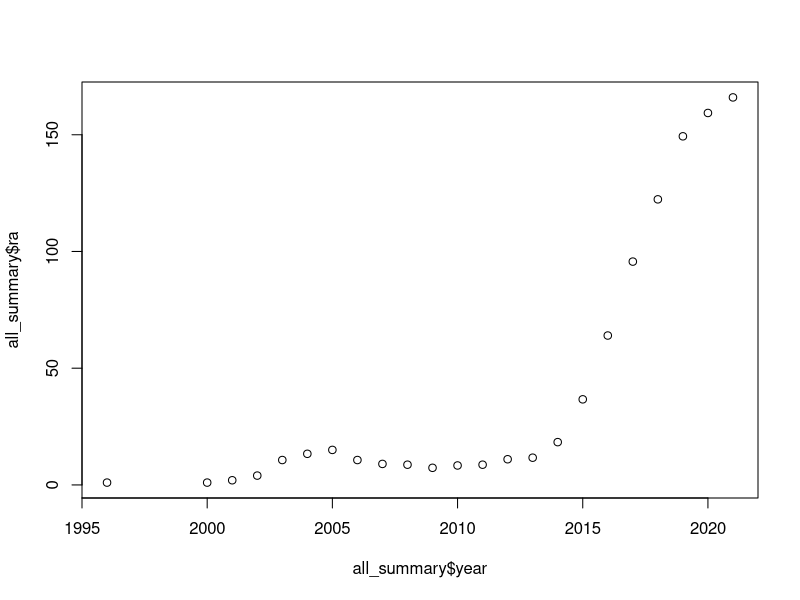

Generate this figure with R: (Note: this script raises an error after producing the figure.)
## ---------------------------
##
## "Ethics, law, and politics in palaeontological research: 
##    The case of Myanmar amber"
## Dunne, Raja, et al. (2022) Commun. Bio.
##
## Purpose of script: Creating Fig. 2 (temporal trends and breakpoints)
##
## Authors: Nussaïbah B. Raja, Emma M. Dunne
##
## Date Last Modified: 2022-06-07
##
## Copyright (c) Nussaïbah B. Raja & Emma M. Dunne (2022)
## Email: nussaibah.raja.schoob@fau.de, dunne.emma.m@gmail.com
##
## ---------------------------
##
## Notes: N/A
##   
##
## ---------------------------


### Packages:
library(tidyverse)
library(segmented)
library(ggthemes)


## Load Web of Science data - amber publications 
all <- read.csv("./data/webofscience_amber.csv")

## Get total for 2022 as of June 7th 2022:
n2022 <- table(all$Publication.Year)["2022"]

## Subset dataset to only pubs from 2021 and younger
all <- all[all$Publication.Year <2022,]
nrow(all)

all_summary <- setNames(data.frame(table(all$Publication.Year)),
                        c("year", "count"))
all_summary$year <- as.numeric(as.character(all_summary$year))

## rolling average
all_summary$ra <- caTools::runmean(all_summary$count, 3, alg="C")
## quick plot
plot(all_summary$year, all_summary$ra)


#### Stats testing

## fit linear model
my.lm <- lm(ra~year, data=all_summary)
pscore.test(my.lm)

## Davies test
dt <- davies.test(my.lm)
d1 <- c(dt$process[dt$process[,1]==dt$statistic,], p.value=dt$p.value)

my.seg <- segmented(my.lm, 
                    seg.Z = ~ year, 
                    psi = 2013)

d1 <- c(d1, actual=my.seg$psi[2])

# additional breakpoints?
pscore.test(my.seg,~year, more.break = T) 
dt <- davies.test(my.seg)
d2 <- c(dt$process[dt$process[,1]==dt$statistic,], p.value=dt$p.value, actual=NA)

d <- rbind(d1, d2)
write.csv(d, "output/breakpoint_wos21.csv", row.names = F)

# get the breakpoints
my.seg$psi


my.fitted <- fitted(my.seg)
my.model <- data.frame(year = all_summary$year, 
                       count = all_summary$ra, fit=my.fitted)


yrs <- round(my.seg$psi[,2])
yrs

my.model$cat <- NA
my.model$cat[my.model$year <yrs] <- "1"
my.model$cat[my.model$year >yrs] <- "2"
my.model$cat[is.na(my.model$cat)] <- "3"

my.lines <- round(my.seg$psi[, 2])


ggplot(my.model) +
  geom_vline(xintercept = my.lines, linetype = "dashed") +
  # geom_line(data=my.model, aes(x=year,y=count), size=1) +
  geom_line(aes(x=year, y=fit, col=cat)) +
  geom_point(aes(x=year, y=count, col=cat))

### PLOT #####
# At the breakpoint (break1), the segments b and c intersect

#b0 + b1*x = c0 + c1*x

b0 <- coef(my.seg)[[1]]
b1 <- coef(my.seg)[[2]]

# Important:
# the coefficients are the differences in slope in comparison to the previous slope
c1 <- coef(my.seg)[[2]] + coef(my.seg)[[3]]
break1 <- my.seg$psi[[2]]

#Solve for c0 (intercept of second segment):
c0 <- b0 + b1 * break1 - c1 * break1

# first line: 
#y = b0 + b1*x
#y = intercept1 + slope1 * x

x1 <- 1995: (yrs-1)
df1 <- all_summary[all_summary$year %in% x1,]
mod1 <- lm(ra~year, df1)
summary(mod1)
y1= predict(mod1, newdata = data.frame(year=x1))

# second line:
#y = c0 + c1*x
#y = intercept2 + slope2 * x

x2 <- 2015:2020
df2 <- all_summary[all_summary$year %in% x2,]
mod2 <- lm(ra~year + I(year^2), df2)
x3 <- 2015:2021
y2= predict(mod2, newdata = data.frame(year=x3))

my.lines <- round(my.seg$psi[, 2])

## Set plot theme
theme_set(theme_hc(base_size=14) %+replace%
            theme(legend.title = element_text(face="bold"),
              axis.title = element_text(face="bold"),
              axis.title.y = element_text(angle=90),
              legend.position="bottom",
              plot.title = element_text(face="bold", hjust=0, size=16))
)

p <- ggplot() +
  geom_vline(xintercept = my.lines, linetype = "dashed") +
  # geom_line(data=my.model, aes(x=year,y=count), size=1) +
  geom_line(data=data.frame(x1, y1, cat="1"), 
            aes(x=x1, y=y1, col=cat), size=1) +
  geom_line(data=data.frame(x3, y2, cat="2"), 
            aes(x=x3, y=y2, col=cat), size=1) +
  
  scale_x_continuous(limits=c(1988, 2027), 
                     breaks = seq(1990, 2020, 5)) +
  labs(x="Year", y="Number of publications")

## Load info for important dates/events
labs <- read.csv("./data/timeline.csv")
labs <- merge(labs, all_summary, by.x="x1", by.y="year", all.x=T, all.y=F)
labs$ra[labs$x1%in%c(1993, 1994, 1995)] <- 0

hj <- 0
hj2 <- 1

ny <- -10
pal <- c("1"="#c06c13","2"="#ff9009","3"="#340e06")


## Add text and stats to plot
p1 <- p +
  # Adding annotations for years
  geom_text(data=labs[labs$hj=="right",], aes(x=x1, y=y1, label=x1, hjust=hj), 
            size=5, hjust=hj2, vjust=0.5, col=pal[1], fontface=2) +
  geom_text(data=labs[labs$hj=="right",], aes(x=x1, y=y1, label=label2), 
            size=3,  vjust=0.5,
            nudge_y = ny, hjust=hj2, lineheight = 0.8, col=pal[1]) +
  geom_segment(data=labs[labs$hj=="right",], aes(x=x1, xend=x1,y=ra, yend=y1-20),
               col="darkgrey") +
  geom_text(data=labs[labs$hj=="left",], aes(x=x1, y=y1, label=x1, hjust=hj), 
            size=5, hjust=hj, vjust=1, col= pal[2], fontface=2) +
  geom_text(data=labs[labs$hj=="left",], aes(x=x1, y=y1, label=label2), 
            size=3,  vjust=1, col=pal[2],
            nudge_y = ny, hjust=hj, lineheight = 0.8) +
  geom_segment(data=labs[labs$hj=="left",], aes(x=x1, xend=x1,y=ra, yend=y1),
               col="darkgrey") +
  geom_point(data=my.model, aes(x=year, y=count, col=cat, shape=cat), 
             size=4, fill="white", stroke=2) +
  scale_shape_manual(values=c("1"=16,"2"=16,"3"=21), guide="none")+
  scale_color_manual(values=pal, guide="none") + 
  # Add stats
  annotate("text", x=2005, y=60, 
           label= paste0("italic(R) ^ 2 ==", format(summary(mod1)$adj.r, digits=3)),
           parse=T, hjust=hj, size=3)+
  annotate("text", x=2005, y=52, 
           label= paste0("italic(p) ==", format(anova(mod1)$'Pr(>F)'[1], digits=3)),
           parse=T, hjust=hj, size=3) +
  annotate("text", x=2025, y=15, 
           label= paste0("italic(R) ^ 2 ==", format(summary(mod2)$adj.r, digits=3)),
           parse=T, hjust=hj, size=3)+
  annotate("text", x=2025, y=7, 
           label= paste0("italic(p) ==", format(anova(mod2)$'Pr(>F)'[1], digits=3)),
           parse=T, hjust=hj, size=3) +
  annotate("segment", x=2016, xend=2014.5, y=10, yend=18, # breakpoint arrow
           arrow = arrow(type = "closed", length = unit(0.1, "inches"))
           ) +
  annotate("text", x=2016.1, y=8,
           label="breakpoint\nidentified", size=3, hjust=hj,
           lineheight=0.8) +
  # annotate("segment", x=2014, xend=2013, y=230, yend=230, 
  #          arrow = arrow(type = "closed", length = unit(0.1, "inches"))) +
  annotate("point", x=2022, y=n2022, size=4, shape=21, stroke=2, col=pal[2]) +
  annotate("text", x=2022, y=51,
           label="Total publications\nin first half of year", size=3, hjust=hj, lineheight=0.8)
p1


#x11(w=10, h=6);p1

ggsave("plots/Fig_02.svg", p1, w=10, h=6)
